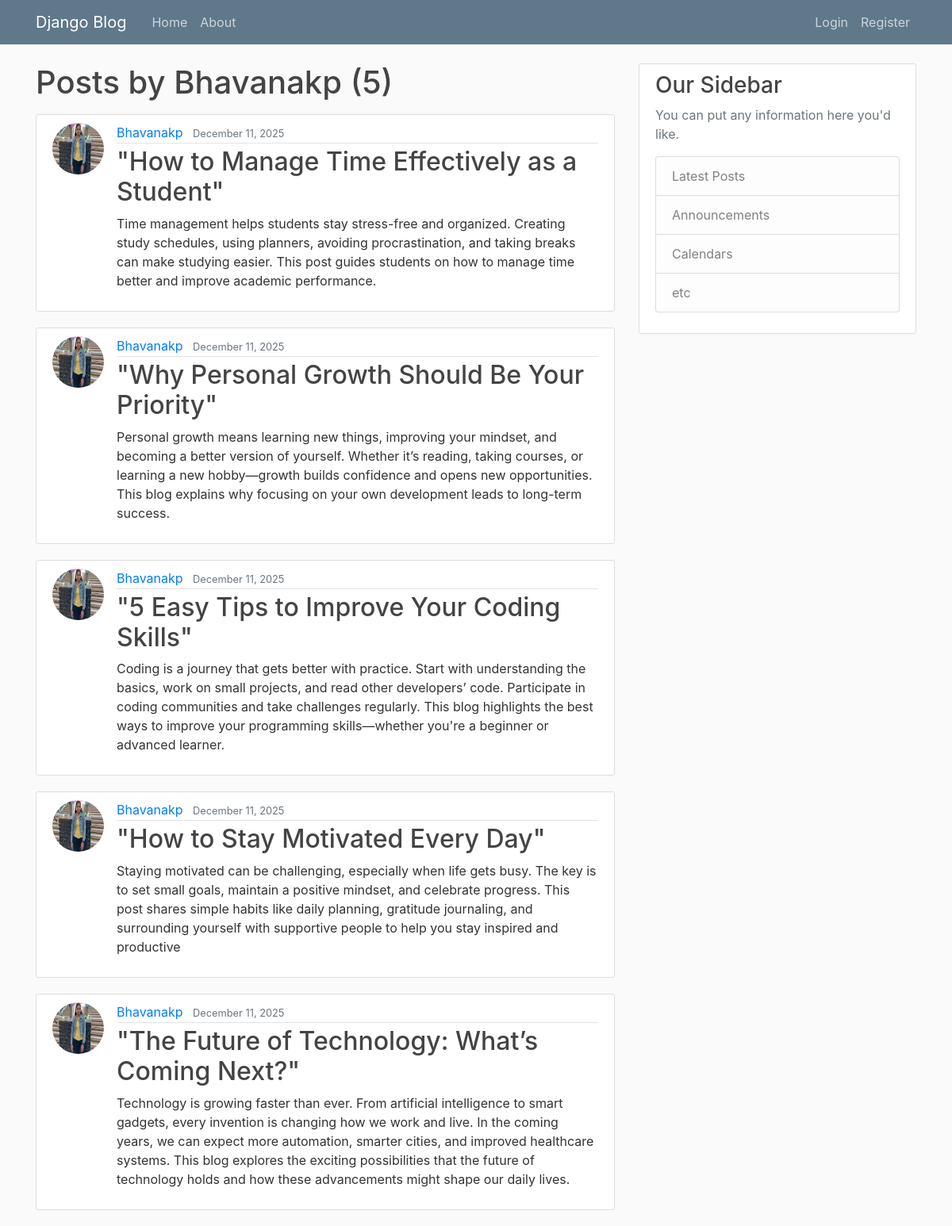
Page /user/Bhavanakp/ on the committed database.
### Blog/models.py (models this page shows, shortened)
class Post(models.Model):
    title = models.CharField(max_length=100)
    content = models.TextField()
    date_posted = models.DateTimeField(default=timezone.now)
    author = models.ForeignKey(User, on_delete=models.CASCADE)

### Register/models.py (models this page shows, shortened)
class Profile(models.Model):
    user = models.OneToOneField(User, on_delete=models.CASCADE)
    image = models.ImageField(default='default.jpg', upload_to='profile_pics')

### Blog/views.py (the view)
# urls.py: path('user/<str:username>/', UserPostListView.as_view(), name='user-posts'),
class UserPostListView(ListView):
    model = Post
    template_name = 'Blog/user_posts.html'  # <app>/<model>_<viewtype>.html
    context_object_name = 'posts'
    paginate_by = 5
    def get_queryset(self):
        user = get_object_or_404(User, username=self.kwargs.get('username'))
        return Post.objects.filter(author=user).order_by('-date_posted')

### Blog/templates/Blog/user_posts.html (shortened to what this page needs)
{% extends "blog/base.html" %}
{% block content %}
    <h1 class="mb-3">Posts by {{ view.kwargs.username }} ({{ page_obj.paginator.count }})</h1>
    {% for post in posts %}
        <article class="media content-section">
          <img class="rounded-circle article-img" src="{{ post.author.profile.image.url }}">
          <div class="media-body">
            <div class="article-metadata">
              <a class="mr-2" href="{% url 'user-posts' post.author.username %}">{{ post.author }}</a>
              <small class="text-muted">{{ post.date_posted|date:"F d, Y" }}</small>
            </div>
            <h2><a class="article-title" href="{% url 'post-detail' post.id %}">{{ post.title }}</a></h2>
            <p class="article-content">{{ post.content }}</p>
          </div>
        </article>
    {% endfor %}
{% endblock content %}

### Blog/static/Blog/main.css (style rules this page uses)
body { background: #fafafa; color: #333333; margin-top: 5rem; }
h1, h2, h3, h4, h5, h6 { color: #444444; }
.content-section { background: #ffffff; padding: 10px 20px; border: 1px solid #dddddd; border-radius: 3px; margin-bottom: 20px; }
.article-title { color: #444444; }
.article-content { white-space: pre-line; }
.article-img { height: 65px; width: 65px; margin-right: 16px; }
.article-metadata { padding-bottom: 1px; margin-bottom: 4px; border-bottom: 1px solid #e3e3e3 }

### rows in the picture
Post: author.profile.image (picture), author "Bhavanakp", date_posted "December 11, 2025", title "\"How to Manage Time Effectively as a Student\"", content "Time management helps students stay stress-free and organized. Creating study schedules, using planners, avoiding procrastination, and taking breaks can make studying easier. This post guides students on how to manage time better and improve academic performance."
Post: author.profile.image (picture), author "Bhavanakp", date_posted "December 11, 2025", title "\"Why Personal Growth Should Be Your Priority\"", content "Personal growth means learning new things, improving your mindset, and becoming a better version of yourself. Whether it’s reading, taking courses, or learning a new hobby—growth builds confidence and opens new opportunities. This blog explains why focusing on your own development leads to long-term success."
Post: author.profile.image (picture), author "Bhavanakp", date_posted "December 11, 2025", title "\"5 Easy Tips to Improve Your Coding Skills\"", content "Coding is a journey that gets better with practice. Start with understanding the basics, work on small projects, and read other developers’ code. Participate in coding communities and take challenges regularly. This blog highlights the best ways to improve your programming skills—whether you're a beginner or advanced learner."
Post: author.profile.image (picture), author "Bhavanakp", date_posted "December 11, 2025", title "\"How to Stay Motivated Every Day\"", content "Staying motivated can be challenging, especially when life gets busy. The key is to set small goals, maintain a positive mindset, and celebrate progress. This post shares simple habits like daily planning, gratitude journaling, and surrounding yourself with supportive people to help you stay inspired and productive"
Post: author.profile.image (picture), author "Bhavanakp", date_posted "December 11, 2025", title "\"The Future of Technology: What’s Coming Next?\"", content "Technology is growing faster than ever. From artificial intelligence to smart gadgets, every invention is changing how we work and live. In the coming years, we can expect more automation, smarter cities, and improved healthcare systems. This blog explores the exciting possibilities that the future of technology holds and how these advancements might shape our daily lives."

### other values in the picture
{{ view.kwargs.username }} "Bhavanakp"
{{ page_obj.paginator.count }} "5"
